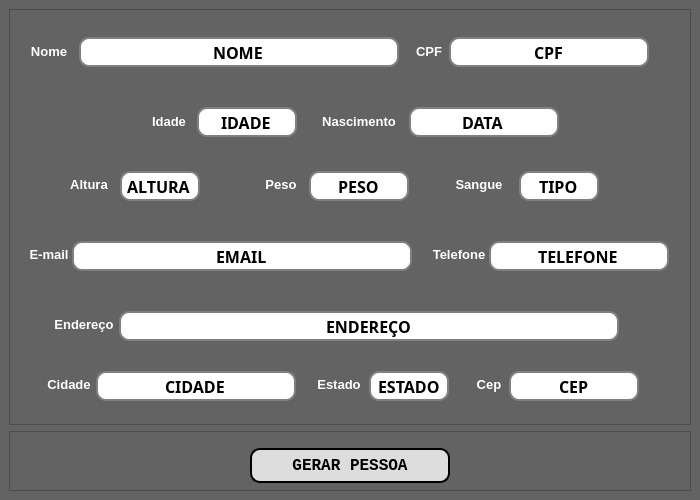
<?xml version="1.0" encoding="UTF-8"?>
<ui version="4.0">
 <class>MainWindow</class>
 <widget class="QMainWindow" name="MainWindow">
  <property name="geometry">
   <rect>
    <x>0</x>
    <y>0</y>
    <width>700</width>
    <height>500</height>
   </rect>
  </property>
  <property name="minimumSize">
   <size>
    <width>700</width>
    <height>500</height>
   </size>
  </property>
  <property name="maximumSize">
   <size>
    <width>700</width>
    <height>500</height>
   </size>
  </property>
  <property name="windowTitle">
   <string>Gerador de Pessoas</string>
  </property>
  <property name="windowIcon">
   <iconset>
    <normaloff>icon.ico</normaloff>icon.ico</iconset>
  </property>
  <property name="styleSheet">
   <string notr="true">background-color: rgb(99, 99, 99);</string>
  </property>
  <widget class="QWidget" name="centralwidget">
   <layout class="QGridLayout" name="gridLayout">
    <item row="1" column="0">
     <widget class="QFrame" name="__frameBottom">
      <property name="maximumSize">
       <size>
        <width>16777215</width>
        <height>60</height>
       </size>
      </property>
      <property name="frameShape">
       <enum>QFrame::StyledPanel</enum>
      </property>
      <property name="frameShadow">
       <enum>QFrame::Raised</enum>
      </property>
      <layout class="QHBoxLayout" name="horizontalLayout">
       <property name="spacing">
        <number>0</number>
       </property>
       <property name="leftMargin">
        <number>0</number>
       </property>
       <property name="topMargin">
        <number>10</number>
       </property>
       <property name="rightMargin">
        <number>0</number>
       </property>
       <property name="bottomMargin">
        <number>0</number>
       </property>
       <item>
        <widget class="QPushButton" name="btnGerarPessoa">
         <property name="maximumSize">
          <size>
           <width>200</width>
           <height>35</height>
          </size>
         </property>
         <property name="font">
          <font>
           <family>Courier New</family>
           <pointsize>12</pointsize>
           <weight>75</weight>
           <bold>true</bold>
          </font>
         </property>
         <property name="cursor">
          <cursorShape>PointingHandCursor</cursorShape>
         </property>
         <property name="styleSheet">
          <string notr="true">QPushButton {
	color: black;
	background-color: #dddddd;
	border-radius: 10px;
	border: 2px solid black;
}

QPushButton:hover {
	color: white;
	background-color: rgb(166, 166, 166)
}

QPushButton:pressed {
	color: white;
	background-color: rgb(110, 110, 110)
}
</string>
         </property>
         <property name="text">
          <string>GERAR PESSOA</string>
         </property>
        </widget>
       </item>
      </layout>
     </widget>
    </item>
    <item row="0" column="0">
     <widget class="QFrame" name="__frameTop">
      <property name="frameShape">
       <enum>QFrame::StyledPanel</enum>
      </property>
      <property name="frameShadow">
       <enum>QFrame::Raised</enum>
      </property>
      <widget class="QLineEdit" name="_Nome">
       <property name="enabled">
        <bool>true</bool>
       </property>
       <property name="geometry">
        <rect>
         <x>70</x>
         <y>28</y>
         <width>320</width>
         <height>30</height>
        </rect>
       </property>
       <property name="minimumSize">
        <size>
         <width>320</width>
         <height>30</height>
        </size>
       </property>
       <property name="maximumSize">
        <size>
         <width>320</width>
         <height>16777215</height>
        </size>
       </property>
       <property name="font">
        <font>
         <family>Segoe Print</family>
         <pointsize>12</pointsize>
         <weight>75</weight>
         <bold>true</bold>
        </font>
       </property>
       <property name="focusPolicy">
        <enum>Qt::NoFocus</enum>
       </property>
       <property name="styleSheet">
        <string notr="true">background-color: rgb(255, 255, 255);
color: rgb(0, 0, 0);
border-radius: 10px;
border: 2px solid grey;
</string>
       </property>
       <property name="text">
        <string>NOME</string>
       </property>
       <property name="alignment">
        <set>Qt::AlignCenter</set>
       </property>
       <property name="dragEnabled">
        <bool>false</bool>
       </property>
       <property name="readOnly">
        <bool>false</bool>
       </property>
      </widget>
      <widget class="QLineEdit" name="_Cep">
       <property name="enabled">
        <bool>true</bool>
       </property>
       <property name="geometry">
        <rect>
         <x>500</x>
         <y>362</y>
         <width>130</width>
         <height>30</height>
        </rect>
       </property>
       <property name="minimumSize">
        <size>
         <width>130</width>
         <height>30</height>
        </size>
       </property>
       <property name="maximumSize">
        <size>
         <width>130</width>
         <height>16777215</height>
        </size>
       </property>
       <property name="font">
        <font>
         <family>Segoe Print</family>
         <pointsize>12</pointsize>
         <weight>75</weight>
         <bold>true</bold>
        </font>
       </property>
       <property name="focusPolicy">
        <enum>Qt::NoFocus</enum>
       </property>
       <property name="styleSheet">
        <string notr="true">background-color: rgb(255, 255, 255);
color: rgb(0, 0, 0);
border-radius: 10px;
border: 2px solid grey;
</string>
       </property>
       <property name="text">
        <string>CEP</string>
       </property>
       <property name="alignment">
        <set>Qt::AlignCenter</set>
       </property>
       <property name="dragEnabled">
        <bool>false</bool>
       </property>
       <property name="readOnly">
        <bool>false</bool>
       </property>
      </widget>
      <widget class="QLineEdit" name="_Cidade">
       <property name="enabled">
        <bool>true</bool>
       </property>
       <property name="geometry">
        <rect>
         <x>87</x>
         <y>362</y>
         <width>200</width>
         <height>30</height>
        </rect>
       </property>
       <property name="minimumSize">
        <size>
         <width>200</width>
         <height>30</height>
        </size>
       </property>
       <property name="maximumSize">
        <size>
         <width>200</width>
         <height>16777215</height>
        </size>
       </property>
       <property name="font">
        <font>
         <family>Segoe Print</family>
         <pointsize>12</pointsize>
         <weight>75</weight>
         <bold>true</bold>
        </font>
       </property>
       <property name="focusPolicy">
        <enum>Qt::NoFocus</enum>
       </property>
       <property name="styleSheet">
        <string notr="true">background-color: rgb(255, 255, 255);
color: rgb(0, 0, 0);
border-radius: 10px;
border: 2px solid grey;
</string>
       </property>
       <property name="text">
        <string>CIDADE</string>
       </property>
       <property name="alignment">
        <set>Qt::AlignCenter</set>
       </property>
       <property name="dragEnabled">
        <bool>false</bool>
       </property>
       <property name="readOnly">
        <bool>false</bool>
       </property>
      </widget>
      <widget class="QLineEdit" name="_Email">
       <property name="enabled">
        <bool>true</bool>
       </property>
       <property name="geometry">
        <rect>
         <x>63</x>
         <y>232</y>
         <width>340</width>
         <height>30</height>
        </rect>
       </property>
       <property name="minimumSize">
        <size>
         <width>340</width>
         <height>30</height>
        </size>
       </property>
       <property name="maximumSize">
        <size>
         <width>340</width>
         <height>16777215</height>
        </size>
       </property>
       <property name="font">
        <font>
         <family>Segoe Print</family>
         <pointsize>12</pointsize>
         <weight>75</weight>
         <bold>true</bold>
        </font>
       </property>
       <property name="focusPolicy">
        <enum>Qt::NoFocus</enum>
       </property>
       <property name="styleSheet">
        <string notr="true">background-color: rgb(255, 255, 255);
color: rgb(0, 0, 0);
border-radius: 10px;
border: 2px solid grey;
</string>
       </property>
       <property name="text">
        <string>EMAIL</string>
       </property>
       <property name="alignment">
        <set>Qt::AlignCenter</set>
       </property>
       <property name="dragEnabled">
        <bool>false</bool>
       </property>
       <property name="readOnly">
        <bool>false</bool>
       </property>
      </widget>
      <widget class="QLabel" name="label">
       <property name="geometry">
        <rect>
         <x>10</x>
         <y>32</y>
         <width>60</width>
         <height>20</height>
        </rect>
       </property>
       <property name="minimumSize">
        <size>
         <width>60</width>
         <height>20</height>
        </size>
       </property>
       <property name="maximumSize">
        <size>
         <width>60</width>
         <height>20</height>
        </size>
       </property>
       <property name="font">
        <font>
         <pointsize>10</pointsize>
         <weight>75</weight>
         <bold>true</bold>
        </font>
       </property>
       <property name="styleSheet">
        <string notr="true">color: rgb(255, 255, 255);
background-color: none;
</string>
       </property>
       <property name="text">
        <string>Nome</string>
       </property>
       <property name="alignment">
        <set>Qt::AlignCenter</set>
       </property>
      </widget>
      <widget class="QLabel" name="label_8">
       <property name="geometry">
        <rect>
         <x>10</x>
         <y>235</y>
         <width>60</width>
         <height>20</height>
        </rect>
       </property>
       <property name="minimumSize">
        <size>
         <width>60</width>
         <height>20</height>
        </size>
       </property>
       <property name="maximumSize">
        <size>
         <width>60</width>
         <height>20</height>
        </size>
       </property>
       <property name="font">
        <font>
         <pointsize>10</pointsize>
         <weight>75</weight>
         <bold>true</bold>
        </font>
       </property>
       <property name="styleSheet">
        <string notr="true">color: rgb(255, 255, 255);
background-color: none;
</string>
       </property>
       <property name="text">
        <string>E-mail</string>
       </property>
       <property name="alignment">
        <set>Qt::AlignCenter</set>
       </property>
      </widget>
      <widget class="QLabel" name="label_11">
       <property name="geometry">
        <rect>
         <x>30</x>
         <y>365</y>
         <width>60</width>
         <height>20</height>
        </rect>
       </property>
       <property name="minimumSize">
        <size>
         <width>60</width>
         <height>20</height>
        </size>
       </property>
       <property name="maximumSize">
        <size>
         <width>60</width>
         <height>20</height>
        </size>
       </property>
       <property name="font">
        <font>
         <pointsize>10</pointsize>
         <weight>75</weight>
         <bold>true</bold>
        </font>
       </property>
       <property name="styleSheet">
        <string notr="true">color: rgb(255, 255, 255);
background-color: none;
</string>
       </property>
       <property name="text">
        <string>Cidade</string>
       </property>
       <property name="alignment">
        <set>Qt::AlignCenter</set>
       </property>
      </widget>
      <widget class="QLabel" name="label_12">
       <property name="geometry">
        <rect>
         <x>300</x>
         <y>365</y>
         <width>60</width>
         <height>20</height>
        </rect>
       </property>
       <property name="minimumSize">
        <size>
         <width>60</width>
         <height>20</height>
        </size>
       </property>
       <property name="maximumSize">
        <size>
         <width>60</width>
         <height>20</height>
        </size>
       </property>
       <property name="font">
        <font>
         <pointsize>10</pointsize>
         <weight>75</weight>
         <bold>true</bold>
        </font>
       </property>
       <property name="styleSheet">
        <string notr="true">color: rgb(255, 255, 255);
background-color: none;
</string>
       </property>
       <property name="text">
        <string>Estado</string>
       </property>
       <property name="alignment">
        <set>Qt::AlignCenter</set>
       </property>
      </widget>
      <widget class="QLabel" name="label_13">
       <property name="geometry">
        <rect>
         <x>450</x>
         <y>365</y>
         <width>60</width>
         <height>20</height>
        </rect>
       </property>
       <property name="minimumSize">
        <size>
         <width>60</width>
         <height>20</height>
        </size>
       </property>
       <property name="maximumSize">
        <size>
         <width>60</width>
         <height>20</height>
        </size>
       </property>
       <property name="font">
        <font>
         <pointsize>10</pointsize>
         <weight>75</weight>
         <bold>true</bold>
        </font>
       </property>
       <property name="styleSheet">
        <string notr="true">color: rgb(255, 255, 255);
background-color: none;
</string>
       </property>
       <property name="text">
        <string>Cep</string>
       </property>
       <property name="alignment">
        <set>Qt::AlignCenter</set>
       </property>
      </widget>
      <widget class="QLabel" name="label_10">
       <property name="geometry">
        <rect>
         <x>40</x>
         <y>305</y>
         <width>70</width>
         <height>20</height>
        </rect>
       </property>
       <property name="minimumSize">
        <size>
         <width>70</width>
         <height>20</height>
        </size>
       </property>
       <property name="maximumSize">
        <size>
         <width>70</width>
         <height>20</height>
        </size>
       </property>
       <property name="font">
        <font>
         <pointsize>10</pointsize>
         <weight>75</weight>
         <bold>true</bold>
        </font>
       </property>
       <property name="styleSheet">
        <string notr="true">color: rgb(255, 255, 255);
background-color: none;
</string>
       </property>
       <property name="text">
        <string>Endereço</string>
       </property>
       <property name="alignment">
        <set>Qt::AlignCenter</set>
       </property>
      </widget>
      <widget class="QLineEdit" name="_Endereco">
       <property name="enabled">
        <bool>true</bool>
       </property>
       <property name="geometry">
        <rect>
         <x>110</x>
         <y>302</y>
         <width>500</width>
         <height>30</height>
        </rect>
       </property>
       <property name="minimumSize">
        <size>
         <width>500</width>
         <height>30</height>
        </size>
       </property>
       <property name="font">
        <font>
         <family>Segoe Print</family>
         <pointsize>12</pointsize>
         <weight>75</weight>
         <bold>true</bold>
        </font>
       </property>
       <property name="focusPolicy">
        <enum>Qt::NoFocus</enum>
       </property>
       <property name="styleSheet">
        <string notr="true">background-color: rgb(255, 255, 255);
color: rgb(0, 0, 0);
border-radius: 10px;
border: 2px solid grey;
</string>
       </property>
       <property name="text">
        <string>ENDEREÇO</string>
       </property>
       <property name="alignment">
        <set>Qt::AlignCenter</set>
       </property>
       <property name="dragEnabled">
        <bool>false</bool>
       </property>
       <property name="readOnly">
        <bool>false</bool>
       </property>
      </widget>
      <widget class="QLineEdit" name="_CPF">
       <property name="enabled">
        <bool>true</bool>
       </property>
       <property name="geometry">
        <rect>
         <x>440</x>
         <y>28</y>
         <width>200</width>
         <height>30</height>
        </rect>
       </property>
       <property name="minimumSize">
        <size>
         <width>200</width>
         <height>30</height>
        </size>
       </property>
       <property name="font">
        <font>
         <family>Segoe Print</family>
         <pointsize>12</pointsize>
         <weight>75</weight>
         <bold>true</bold>
        </font>
       </property>
       <property name="focusPolicy">
        <enum>Qt::NoFocus</enum>
       </property>
       <property name="styleSheet">
        <string notr="true">background-color: rgb(255, 255, 255);
color: rgb(0, 0, 0);
border-radius: 10px;
border: 2px solid grey;
</string>
       </property>
       <property name="text">
        <string>CPF</string>
       </property>
       <property name="alignment">
        <set>Qt::AlignCenter</set>
       </property>
       <property name="dragEnabled">
        <bool>false</bool>
       </property>
       <property name="readOnly">
        <bool>false</bool>
       </property>
      </widget>
      <widget class="QLabel" name="label_2">
       <property name="geometry">
        <rect>
         <x>390</x>
         <y>32</y>
         <width>60</width>
         <height>20</height>
        </rect>
       </property>
       <property name="minimumSize">
        <size>
         <width>60</width>
         <height>20</height>
        </size>
       </property>
       <property name="maximumSize">
        <size>
         <width>60</width>
         <height>20</height>
        </size>
       </property>
       <property name="font">
        <font>
         <pointsize>10</pointsize>
         <weight>75</weight>
         <bold>true</bold>
        </font>
       </property>
       <property name="styleSheet">
        <string notr="true">color: rgb(255, 255, 255);
background-color: none;
</string>
       </property>
       <property name="text">
        <string>CPF</string>
       </property>
       <property name="alignment">
        <set>Qt::AlignCenter</set>
       </property>
      </widget>
      <widget class="QLabel" name="label_4">
       <property name="geometry">
        <rect>
         <x>310</x>
         <y>102</y>
         <width>80</width>
         <height>20</height>
        </rect>
       </property>
       <property name="minimumSize">
        <size>
         <width>80</width>
         <height>20</height>
        </size>
       </property>
       <property name="maximumSize">
        <size>
         <width>80</width>
         <height>20</height>
        </size>
       </property>
       <property name="font">
        <font>
         <pointsize>10</pointsize>
         <weight>75</weight>
         <bold>true</bold>
        </font>
       </property>
       <property name="styleSheet">
        <string notr="true">color: rgb(255, 255, 255);
background-color: none;
</string>
       </property>
       <property name="text">
        <string>Nascimento</string>
       </property>
       <property name="alignment">
        <set>Qt::AlignCenter</set>
       </property>
      </widget>
      <widget class="QLineEdit" name="_Telefone">
       <property name="enabled">
        <bool>true</bool>
       </property>
       <property name="geometry">
        <rect>
         <x>480</x>
         <y>232</y>
         <width>180</width>
         <height>30</height>
        </rect>
       </property>
       <property name="minimumSize">
        <size>
         <width>180</width>
         <height>30</height>
        </size>
       </property>
       <property name="maximumSize">
        <size>
         <width>180</width>
         <height>16777215</height>
        </size>
       </property>
       <property name="font">
        <font>
         <family>Segoe Print</family>
         <pointsize>12</pointsize>
         <weight>75</weight>
         <bold>true</bold>
        </font>
       </property>
       <property name="focusPolicy">
        <enum>Qt::NoFocus</enum>
       </property>
       <property name="styleSheet">
        <string notr="true">background-color: rgb(255, 255, 255);
color: rgb(0, 0, 0);
border-radius: 10px;
border: 2px solid grey;
</string>
       </property>
       <property name="text">
        <string>TELEFONE</string>
       </property>
       <property name="alignment">
        <set>Qt::AlignCenter</set>
       </property>
       <property name="dragEnabled">
        <bool>false</bool>
       </property>
       <property name="readOnly">
        <bool>false</bool>
       </property>
      </widget>
      <widget class="QLabel" name="label_9">
       <property name="geometry">
        <rect>
         <x>420</x>
         <y>235</y>
         <width>60</width>
         <height>20</height>
        </rect>
       </property>
       <property name="minimumSize">
        <size>
         <width>60</width>
         <height>20</height>
        </size>
       </property>
       <property name="maximumSize">
        <size>
         <width>60</width>
         <height>20</height>
        </size>
       </property>
       <property name="font">
        <font>
         <pointsize>10</pointsize>
         <weight>75</weight>
         <bold>true</bold>
        </font>
       </property>
       <property name="styleSheet">
        <string notr="true">color: rgb(255, 255, 255);
background-color: none;
</string>
       </property>
       <property name="text">
        <string>Telefone</string>
       </property>
       <property name="alignment">
        <set>Qt::AlignCenter</set>
       </property>
      </widget>
      <widget class="QLineEdit" name="_Altura">
       <property name="enabled">
        <bool>true</bool>
       </property>
       <property name="geometry">
        <rect>
         <x>111</x>
         <y>162</y>
         <width>80</width>
         <height>30</height>
        </rect>
       </property>
       <property name="minimumSize">
        <size>
         <width>80</width>
         <height>30</height>
        </size>
       </property>
       <property name="font">
        <font>
         <family>Segoe Print</family>
         <pointsize>12</pointsize>
         <weight>75</weight>
         <bold>true</bold>
        </font>
       </property>
       <property name="focusPolicy">
        <enum>Qt::NoFocus</enum>
       </property>
       <property name="styleSheet">
        <string notr="true">background-color: rgb(255, 255, 255);
color: rgb(0, 0, 0);
border-radius: 10px;
border: 2px solid grey;
</string>
       </property>
       <property name="text">
        <string>ALTURA</string>
       </property>
       <property name="alignment">
        <set>Qt::AlignCenter</set>
       </property>
       <property name="dragEnabled">
        <bool>false</bool>
       </property>
       <property name="readOnly">
        <bool>false</bool>
       </property>
      </widget>
      <widget class="QLabel" name="label_5">
       <property name="geometry">
        <rect>
         <x>50</x>
         <y>165</y>
         <width>60</width>
         <height>20</height>
        </rect>
       </property>
       <property name="minimumSize">
        <size>
         <width>60</width>
         <height>20</height>
        </size>
       </property>
       <property name="maximumSize">
        <size>
         <width>60</width>
         <height>20</height>
        </size>
       </property>
       <property name="font">
        <font>
         <pointsize>10</pointsize>
         <weight>75</weight>
         <bold>true</bold>
        </font>
       </property>
       <property name="styleSheet">
        <string notr="true">color: rgb(255, 255, 255);
background-color: none;
</string>
       </property>
       <property name="text">
        <string>Altura</string>
       </property>
       <property name="alignment">
        <set>Qt::AlignCenter</set>
       </property>
      </widget>
      <widget class="QLabel" name="label_6">
       <property name="geometry">
        <rect>
         <x>242</x>
         <y>165</y>
         <width>60</width>
         <height>20</height>
        </rect>
       </property>
       <property name="minimumSize">
        <size>
         <width>60</width>
         <height>20</height>
        </size>
       </property>
       <property name="maximumSize">
        <size>
         <width>60</width>
         <height>20</height>
        </size>
       </property>
       <property name="font">
        <font>
         <pointsize>10</pointsize>
         <weight>75</weight>
         <bold>true</bold>
        </font>
       </property>
       <property name="styleSheet">
        <string notr="true">color: rgb(255, 255, 255);
background-color: none;
</string>
       </property>
       <property name="text">
        <string>Peso</string>
       </property>
       <property name="alignment">
        <set>Qt::AlignCenter</set>
       </property>
      </widget>
      <widget class="QLineEdit" name="_Estado">
       <property name="enabled">
        <bool>true</bool>
       </property>
       <property name="geometry">
        <rect>
         <x>360</x>
         <y>362</y>
         <width>80</width>
         <height>30</height>
        </rect>
       </property>
       <property name="minimumSize">
        <size>
         <width>80</width>
         <height>30</height>
        </size>
       </property>
       <property name="maximumSize">
        <size>
         <width>80</width>
         <height>16777215</height>
        </size>
       </property>
       <property name="font">
        <font>
         <family>Segoe Print</family>
         <pointsize>12</pointsize>
         <weight>75</weight>
         <bold>true</bold>
        </font>
       </property>
       <property name="focusPolicy">
        <enum>Qt::NoFocus</enum>
       </property>
       <property name="styleSheet">
        <string notr="true">background-color: rgb(255, 255, 255);
color: rgb(0, 0, 0);
border-radius: 10px;
border: 2px solid grey;
</string>
       </property>
       <property name="text">
        <string>ESTADO</string>
       </property>
       <property name="alignment">
        <set>Qt::AlignCenter</set>
       </property>
       <property name="dragEnabled">
        <bool>false</bool>
       </property>
       <property name="readOnly">
        <bool>false</bool>
       </property>
      </widget>
      <widget class="QLineEdit" name="_Peso">
       <property name="enabled">
        <bool>true</bool>
       </property>
       <property name="geometry">
        <rect>
         <x>300</x>
         <y>162</y>
         <width>100</width>
         <height>30</height>
        </rect>
       </property>
       <property name="minimumSize">
        <size>
         <width>100</width>
         <height>30</height>
        </size>
       </property>
       <property name="maximumSize">
        <size>
         <width>100</width>
         <height>16777215</height>
        </size>
       </property>
       <property name="font">
        <font>
         <family>Segoe Print</family>
         <pointsize>12</pointsize>
         <weight>75</weight>
         <bold>true</bold>
        </font>
       </property>
       <property name="focusPolicy">
        <enum>Qt::NoFocus</enum>
       </property>
       <property name="styleSheet">
        <string notr="true">background-color: rgb(255, 255, 255);
color: rgb(0, 0, 0);
border-radius: 10px;
border: 2px solid grey;
</string>
       </property>
       <property name="text">
        <string>PESO</string>
       </property>
       <property name="alignment">
        <set>Qt::AlignCenter</set>
       </property>
       <property name="dragEnabled">
        <bool>false</bool>
       </property>
       <property name="readOnly">
        <bool>false</bool>
       </property>
      </widget>
      <widget class="QLabel" name="label_7">
       <property name="geometry">
        <rect>
         <x>440</x>
         <y>165</y>
         <width>60</width>
         <height>20</height>
        </rect>
       </property>
       <property name="minimumSize">
        <size>
         <width>60</width>
         <height>20</height>
        </size>
       </property>
       <property name="maximumSize">
        <size>
         <width>60</width>
         <height>20</height>
        </size>
       </property>
       <property name="font">
        <font>
         <pointsize>10</pointsize>
         <weight>75</weight>
         <bold>true</bold>
        </font>
       </property>
       <property name="styleSheet">
        <string notr="true">color: rgb(255, 255, 255);
background-color: none;
</string>
       </property>
       <property name="text">
        <string>Sangue</string>
       </property>
       <property name="alignment">
        <set>Qt::AlignCenter</set>
       </property>
      </widget>
      <widget class="QLineEdit" name="_Sangue">
       <property name="enabled">
        <bool>true</bool>
       </property>
       <property name="geometry">
        <rect>
         <x>510</x>
         <y>162</y>
         <width>80</width>
         <height>30</height>
        </rect>
       </property>
       <property name="minimumSize">
        <size>
         <width>80</width>
         <height>30</height>
        </size>
       </property>
       <property name="maximumSize">
        <size>
         <width>80</width>
         <height>16777215</height>
        </size>
       </property>
       <property name="font">
        <font>
         <family>Segoe Print</family>
         <pointsize>12</pointsize>
         <weight>75</weight>
         <bold>true</bold>
        </font>
       </property>
       <property name="focusPolicy">
        <enum>Qt::NoFocus</enum>
       </property>
       <property name="styleSheet">
        <string notr="true">background-color: rgb(255, 255, 255);
color: rgb(0, 0, 0);
border-radius: 10px;
border: 2px solid grey;
</string>
       </property>
       <property name="text">
        <string>TIPO</string>
       </property>
       <property name="alignment">
        <set>Qt::AlignCenter</set>
       </property>
       <property name="dragEnabled">
        <bool>false</bool>
       </property>
       <property name="readOnly">
        <bool>false</bool>
       </property>
      </widget>
      <widget class="QLineEdit" name="_Nascimento">
       <property name="enabled">
        <bool>true</bool>
       </property>
       <property name="geometry">
        <rect>
         <x>400</x>
         <y>98</y>
         <width>150</width>
         <height>30</height>
        </rect>
       </property>
       <property name="minimumSize">
        <size>
         <width>150</width>
         <height>30</height>
        </size>
       </property>
       <property name="maximumSize">
        <size>
         <width>150</width>
         <height>16777215</height>
        </size>
       </property>
       <property name="font">
        <font>
         <family>Segoe Print</family>
         <pointsize>12</pointsize>
         <weight>75</weight>
         <bold>true</bold>
        </font>
       </property>
       <property name="focusPolicy">
        <enum>Qt::NoFocus</enum>
       </property>
       <property name="styleSheet">
        <string notr="true">background-color: rgb(255, 255, 255);
color: rgb(0, 0, 0);
border-radius: 10px;
border: 2px solid grey;
</string>
       </property>
       <property name="text">
        <string>DATA</string>
       </property>
       <property name="alignment">
        <set>Qt::AlignCenter</set>
       </property>
       <property name="dragEnabled">
        <bool>false</bool>
       </property>
       <property name="readOnly">
        <bool>false</bool>
       </property>
      </widget>
      <widget class="QLabel" name="label_3">
       <property name="geometry">
        <rect>
         <x>130</x>
         <y>102</y>
         <width>60</width>
         <height>20</height>
        </rect>
       </property>
       <property name="minimumSize">
        <size>
         <width>60</width>
         <height>20</height>
        </size>
       </property>
       <property name="maximumSize">
        <size>
         <width>60</width>
         <height>20</height>
        </size>
       </property>
       <property name="font">
        <font>
         <pointsize>10</pointsize>
         <weight>75</weight>
         <bold>true</bold>
        </font>
       </property>
       <property name="styleSheet">
        <string notr="true">color: rgb(255, 255, 255);
background-color: none;
</string>
       </property>
       <property name="text">
        <string>Idade</string>
       </property>
       <property name="alignment">
        <set>Qt::AlignCenter</set>
       </property>
      </widget>
      <widget class="QLineEdit" name="_Idade">
       <property name="enabled">
        <bool>true</bool>
       </property>
       <property name="geometry">
        <rect>
         <x>188</x>
         <y>98</y>
         <width>100</width>
         <height>30</height>
        </rect>
       </property>
       <property name="minimumSize">
        <size>
         <width>100</width>
         <height>30</height>
        </size>
       </property>
       <property name="maximumSize">
        <size>
         <width>100</width>
         <height>16777215</height>
        </size>
       </property>
       <property name="font">
        <font>
         <family>Segoe Print</family>
         <pointsize>12</pointsize>
         <weight>75</weight>
         <bold>true</bold>
        </font>
       </property>
       <property name="focusPolicy">
        <enum>Qt::NoFocus</enum>
       </property>
       <property name="styleSheet">
        <string notr="true">background-color: rgb(255, 255, 255);
color: rgb(0, 0, 0);
border-radius: 10px;
border: 2px solid grey;
</string>
       </property>
       <property name="text">
        <string>IDADE</string>
       </property>
       <property name="alignment">
        <set>Qt::AlignCenter</set>
       </property>
       <property name="dragEnabled">
        <bool>false</bool>
       </property>
       <property name="readOnly">
        <bool>false</bool>
       </property>
      </widget>
     </widget>
    </item>
   </layout>
  </widget>
 </widget>
 <resources/>
 <connections/>
</ui>
